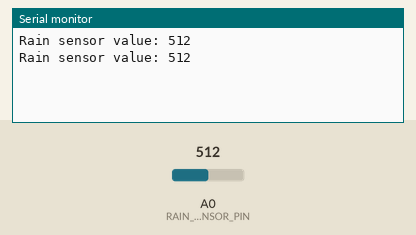
Bench run of a sketch on a simulated ESP8266 (NodeMCU). On the bench: the last lines printed to the serial monitor. Inputs (shaded band) come from the test bench; at power-on: A0 (RAIN_SENSOR_PIN) = 512. WiFi joins after 1.5 s; servers stay silent unless stated.

Above: at 3.0 s.
3.1 s: A0 (RAIN_SENSOR_PIN) set to 490
At 4.4 s:
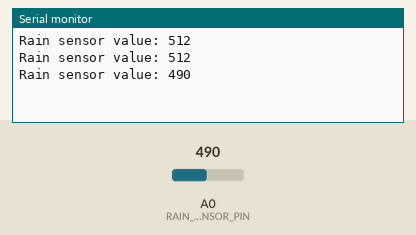
4.6 s: A0 (RAIN_SENSOR_PIN) set to 510
At 5.6 s:
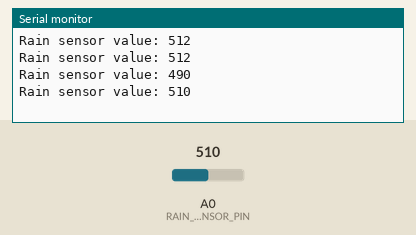
Timing chart, 0 to 7.6 s (numbered marks = the images above; inputs shaded):
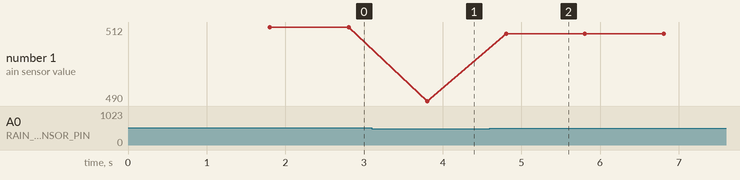

The sketch:

sketch_mar31b.ino
```cpp
//replace blynk credentials
#define BLYNK_TEMPLATE_ID "TMPLX9GgD_5O"
#define BLYNK_TEMPLATE_NAME "Rain Drop Alert"
#define BLYNK_AUTH_TOKEN "hMjbyC5U-mM7YFpUIP361172H89MgV0w"

#define BLYNK_PRINT Serial

#include <ESP8266WiFi.h>
#include <BlynkSimpleEsp8266.h>

#define RAIN_SENSOR_PIN A0
#define RAIN_SENSOR_THRESHOLD 500 // adjust this value based on your sensor

char ssid[] = "SSID";
char pass[] = "yourPassword";

void setup()
{
  Serial.begin(115200);
  Blynk.begin(BLYNK_AUTH_TOKEN, ssid, pass);
}

void loop()
{
  int sensorValue = analogRead(RAIN_SENSOR_PIN);
  Serial.print("Rain sensor value: ");
  Serial.println(sensorValue);

  if (sensorValue < RAIN_SENSOR_THRESHOLD) {
    Blynk.logEvent("rainalert");
  }

  Blynk.virtualWrite(V0, sensorValue);

  Blynk.run();
  delay(1000);
}
```

Measured:
- after the input at 3.1 s, the serial monitor: prints a new line after 0.71 s (image 1)
- after the input at 4.6 s, the serial monitor: prints a new line after 0.21 s (image 2)
- plotted number 1: 512 → 490 after the input at 3.1 s, 490 → 510 after the input at 4.6 s
